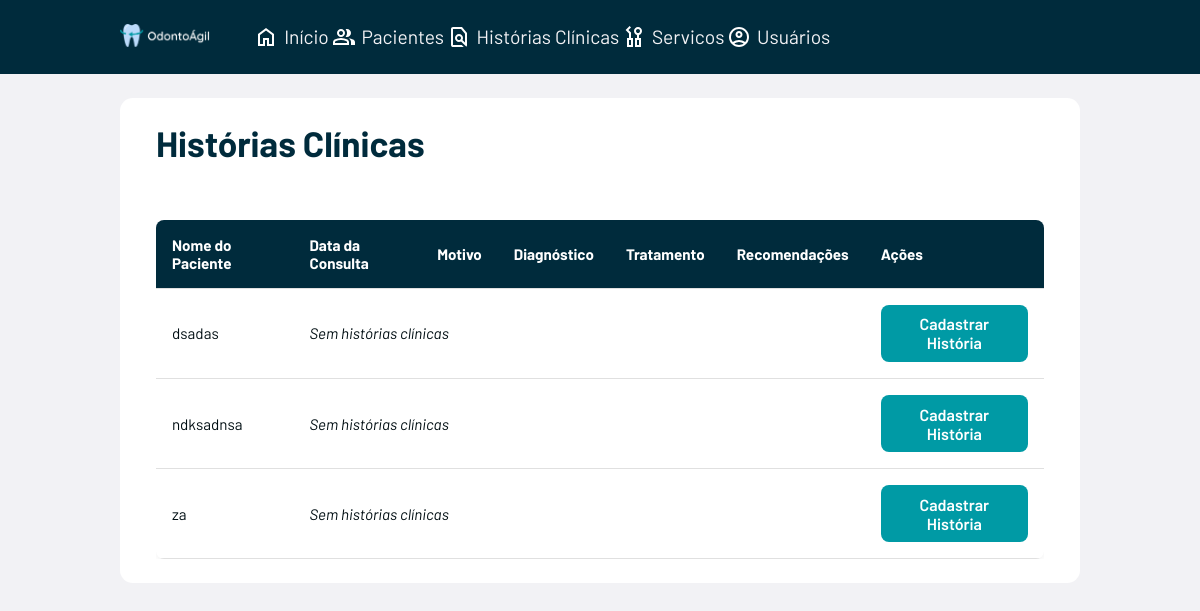
The app's page /historia_clinica/, older data.
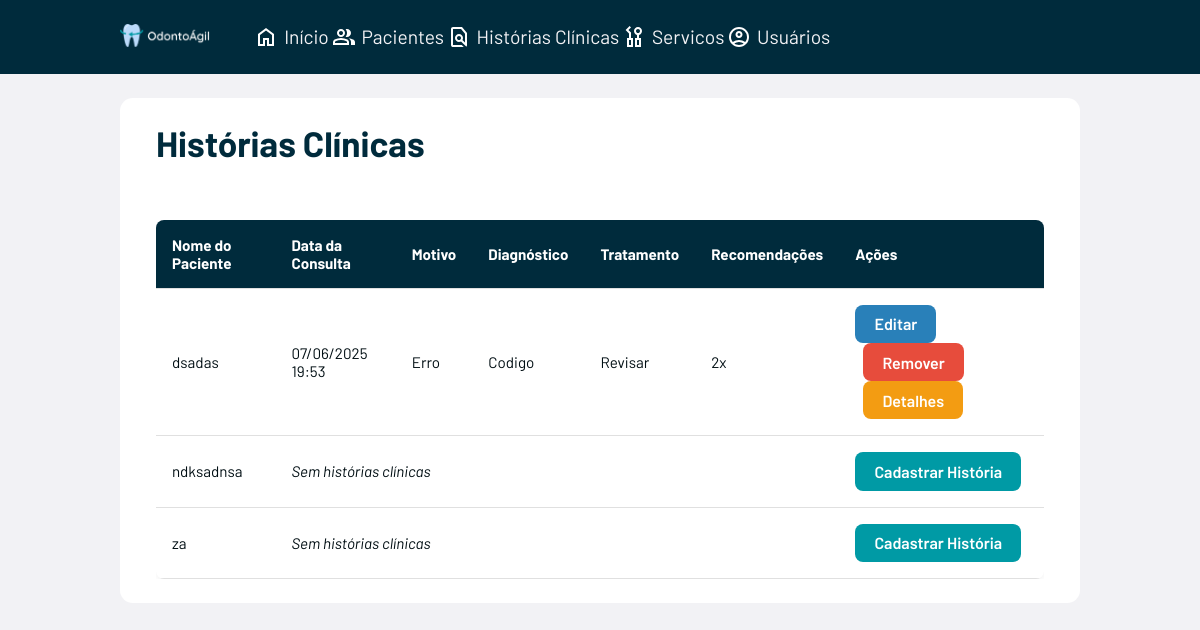
The same page, newer data.
### odontoagil/models.py (models this page shows, shortened)
class Paciente(models.Model):
    nome_completo = models.CharField(max_length=200)
    telefone = models.CharField(max_length=20, blank=True)
    email = models.EmailField(blank=True)
    idade = models.IntegerField()
    sexo = models.CharField(max_length=10)
    data_nascimento = models.DateField()
    cpf = models.CharField(max_length=14, unique=True)
    estado_civil = models.CharField(max_length=20, blank=True)
    rg = models.CharField(max_length=20, blank=True)
    cidade = models.CharField(max_length=100)
    estado = models.CharField(max_length=50)
    profissao = models.CharField(max_length=100, blank=True)
    nome_mae = models.CharField(max_length=200, blank=True)
    nome_pai = models.CharField(max_length=200, blank=True)
    nome_contato_familiar = models.CharField(max_length=200, blank=True)
    grau_parentesco = models.CharField(max_length=100, blank=True)
    telefone_contato_familiar = models.CharField(max_length=20, blank=True)

class HistoriaClinica(models.Model):
    paciente = models.ForeignKey(Paciente, on_delete=models.CASCADE, related_name='historias_clinicas')
    motivo = models.TextField(blank=True)
    diagnostico = models.TextField(blank=True)
    tratamento = models.TextField(blank=True)
    recomendacoes = models.TextField(blank=True)
    data_criacao = models.DateTimeField(auto_now_add=True)

### odontoagil/views.py (the view)
# urls.py: path('historia_clinica/', views.historia_clinica, name='historia_clinica'),
def historia_clinica(request):
    pacientes = Paciente.objects.prefetch_related('historias_clinicas').all()
    context = {
        'pacientes': pacientes
    }
    return render(request, 'historia_clinica/historia_clinica.html', context)

### odontoagil/templates/historia_clinica/historia_clinica.html
{% extends 'base.html' %}
{% load static %}
{% block extra_css %}
<link rel="stylesheet" href="{% static 'css/historia_clinica/historia_clinica.css' %}">
{% endblock %}
{% block content %}
<header class="cabecalho-conteudo">
    <h1 class="titulo-pagina">Histórias Clínicas</h1>
</header>
{% if pacientes %}
    <div class="tabela-responsiva">
        <table class="tabela-pacientes">
            <thead>
                <tr>
                    <th>Nome do Paciente</th>
                    <th>Data da Consulta</th>
                    <th>Motivo</th>
                    <th>Diagnóstico</th>
                    <th>Tratamento</th>
                    <th>Recomendações</th>
                    <th>Ações</th>
                </tr>
            </thead>
            <tbody>
                {% for paciente in pacientes %}
                    {% if paciente.historias_clinicas.all %}
                        {% for historia in paciente.historias_clinicas.all %}
                        <tr>
                            <td>{{ paciente.nome_completo }}</td>
                            <td>{{ historia.data_criacao|date:"d/m/Y H:i" }}</td>
                            <td>{{ historia.motivo }}</td>
                            <td>{{ historia.diagnostico }}</td>
                            <td>{{ historia.tratamento }}</td>
                            <td>{{ historia.recomendacoes }}</td>
                            <td>
                                <a href="{% url 'editar_historia_clinica' paciente.id historia.id %}" class="botao botao-editar">Editar</a>
                                <a href="{% url 'remover_historia_clinica' paciente.id historia.id %}" class="botao botao-remover"
                                   onclick="return confirm('Tem certeza que deseja remover esta história clínica?')">Remover</a>
                                <a href="{% url 'detalhes_historia_clinica' paciente.id historia.id %}" class="botao botao-detalhes">Detalhes</a>
                            </td>
                        </tr>
                        {% endfor %}
                    {% else %}
                        <tr>
                            <td>{{ paciente.nome_completo }}</td>
                            <td colspan="5"><em>Sem histórias clínicas</em></td>
                            <td>
                                <a href="{% url 'cadastrar_historia_clinica' paciente.id %}" class="botao botao-principal">Cadastrar História</a>
                            </td>
                        </tr>
                    {% endif %}
                {% endfor %}
            </tbody>
        </table>
    </div>
{% else %}
    <p class="mensagem-vazia">Nenhuma história clínica registrada.</p>
{% endif %}
{% endblock %}

Row changes from the older to the newer data that the page shows:
no longer on one of the page's lists (row edited): Paciente: nome_completo "dsadas"
added HistoriaClinica: {{ paciente.nome_completo }} "dsadas", data_criacao "07/06/2025 19:53", motivo "Erro", diagnostico "Codigo", tratamento "Revisar", recomendacoes "2x", shown under Paciente "dsadas"
